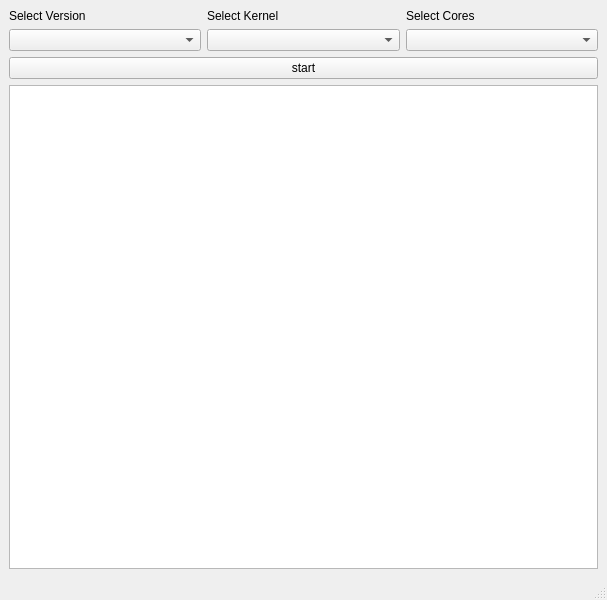
<?xml version="1.0" encoding="UTF-8"?>
<ui version="4.0">
 <class>MainWindow</class>
 <widget class="QMainWindow" name="MainWindow">
  <property name="geometry">
   <rect>
    <x>0</x>
    <y>0</y>
    <width>607</width>
    <height>600</height>
   </rect>
  </property>
  <property name="windowTitle">
   <string>MainWindow</string>
  </property>
  <widget class="QWidget" name="centralwidget">
   <layout class="QGridLayout" name="gridLayout_2">
    <item row="0" column="0">
     <layout class="QHBoxLayout" name="horizontalLayout">
      <item>
       <layout class="QVBoxLayout" name="verticalLayout">
        <item>
         <widget class="QLabel" name="label">
          <property name="text">
           <string>Select Version</string>
          </property>
         </widget>
        </item>
        <item>
         <widget class="QComboBox" name="kernel_version"/>
        </item>
       </layout>
      </item>
      <item>
       <layout class="QVBoxLayout" name="verticalLayout_2">
        <item>
         <widget class="QLabel" name="label_2">
          <property name="text">
           <string>Select Kernel</string>
          </property>
         </widget>
        </item>
        <item>
         <widget class="QComboBox" name="kernel_list"/>
        </item>
       </layout>
      </item>
      <item>
       <layout class="QVBoxLayout" name="verticalLayout_3">
        <item>
         <widget class="QLabel" name="label_3">
          <property name="text">
           <string>Select Cores</string>
          </property>
         </widget>
        </item>
        <item>
         <widget class="QComboBox" name="cores_list"/>
        </item>
       </layout>
      </item>
     </layout>
    </item>
    <item row="1" column="0">
     <layout class="QGridLayout" name="gridLayout">
      <item row="0" column="0">
       <widget class="QPushButton" name="submit">
        <property name="text">
         <string>start</string>
        </property>
       </widget>
      </item>
      <item row="1" column="0">
       <widget class="QListWidget" name="listWidget"/>
      </item>
     </layout>
    </item>
   </layout>
  </widget>
  <widget class="QMenuBar" name="menubar">
   <property name="geometry">
    <rect>
     <x>0</x>
     <y>0</y>
     <width>607</width>
     <height>24</height>
    </rect>
   </property>
  </widget>
  <widget class="QStatusBar" name="statusbar"/>
 </widget>
 <resources/>
 <connections/>
</ui>
